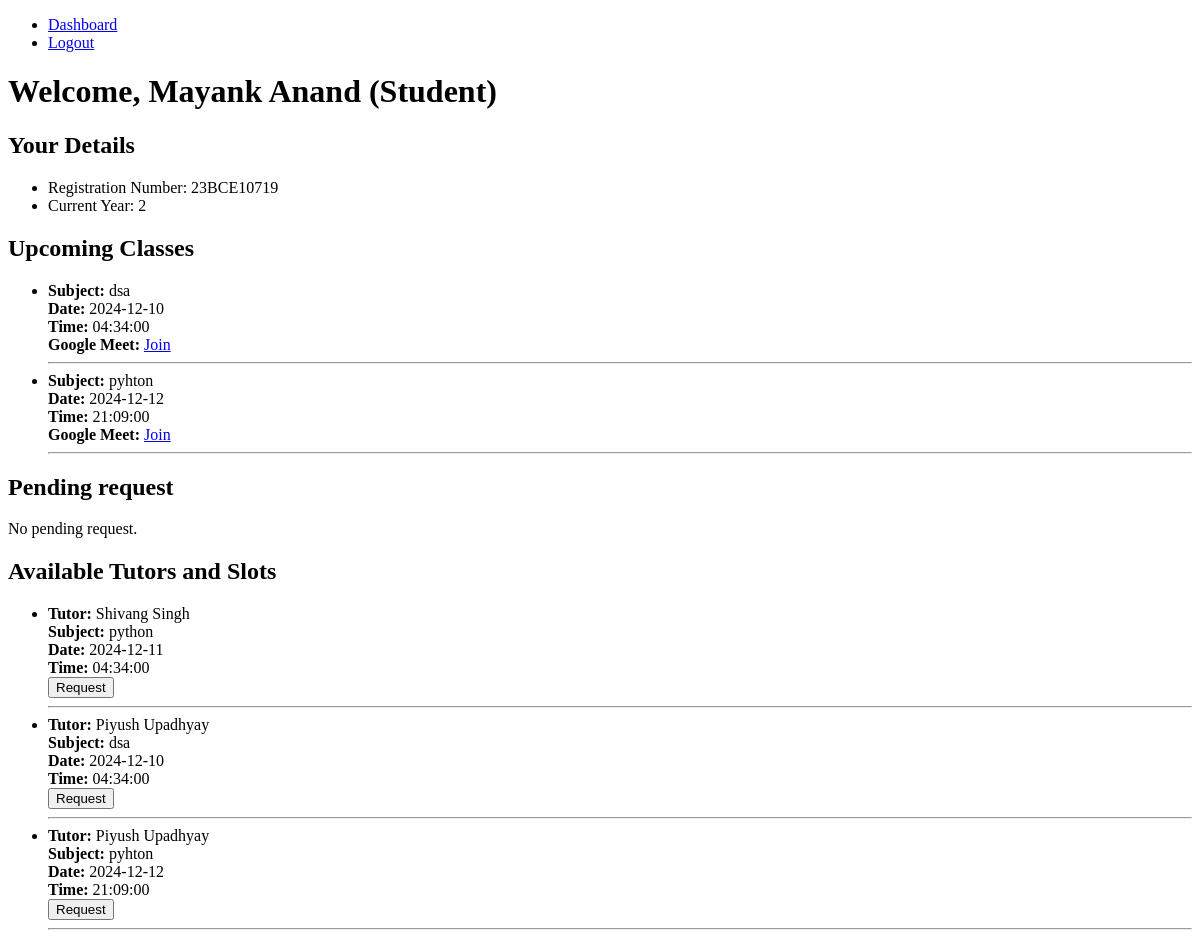
The page /dashboard (signed in) on the database as committed earlier.
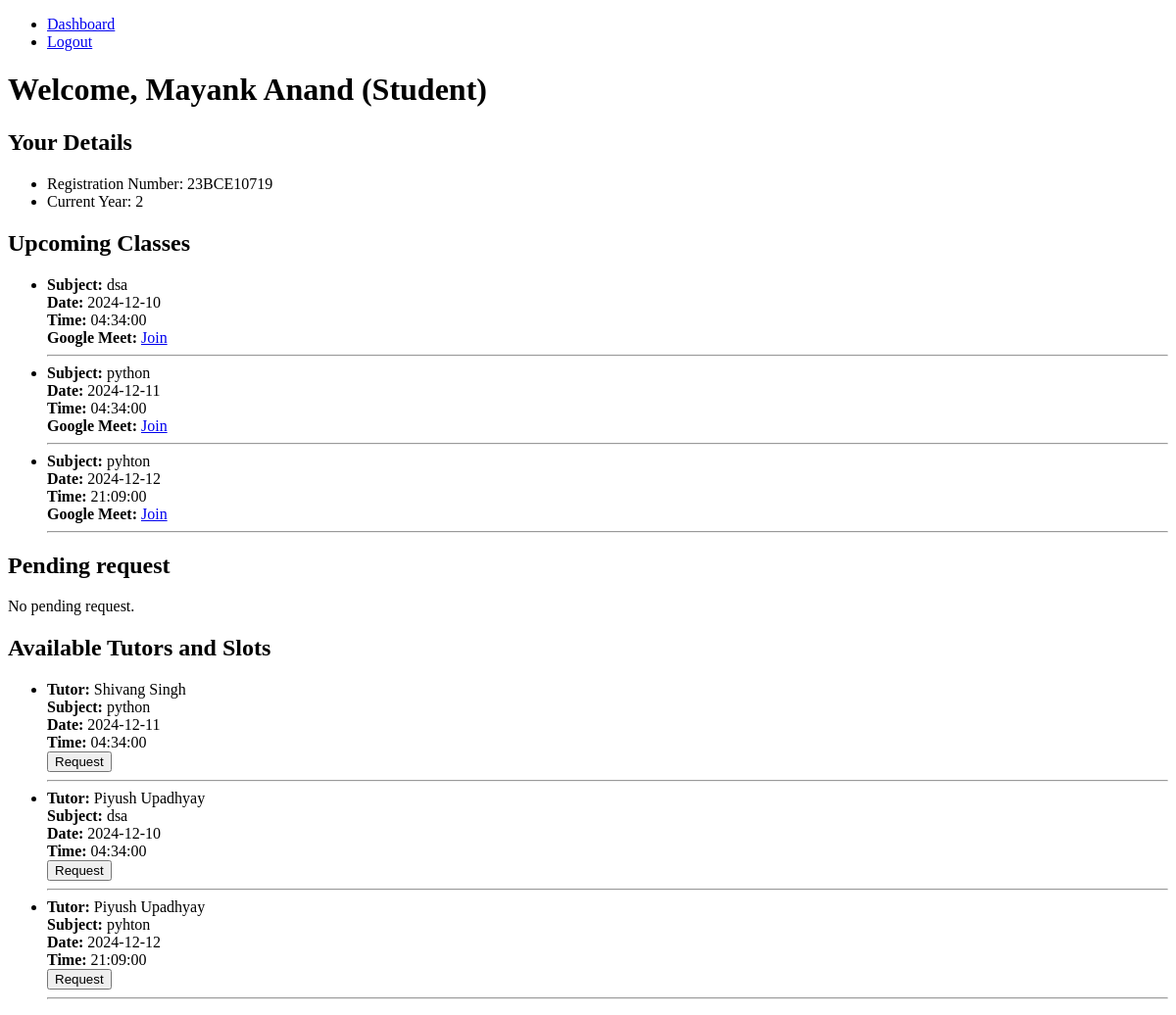
The same page on the database as committed later.
### models.py (models this page shows)
class User(db.Model):
    __tablename__ = "users"
    registration_number = db.Column(db.String(20), primary_key=True)
    name = db.Column(db.String(100), nullable=False)
    email = db.Column(db.String(100), nullable=False)
    password_hash = db.Column(db.Text, nullable=False)
    role = db.Column(
        db.Enum("student", "tutor", "admin", name="user_roles"), nullable=False
    )
    created_at = db.Column(db.DateTime, default=datetime.utcnow)
    student = db.relationship("Student", back_populates="user", uselist=False)
    tutor = db.relationship("Tutor", back_populates="user", uselist=False)

class Student(db.Model):
    __tablename__ = "students"
    registration_number = db.Column(
        db.String(20), db.ForeignKey("users.registration_number"), primary_key=True
    )
    current_year = db.Column(db.Integer, nullable=False)
    id_card = db.Column(db.Text, nullable=False)
    user = db.relationship("User", back_populates="student")
    requests = db.relationship("Request", back_populates="student")
    reviews = db.relationship("Review", back_populates="student")

class Request(db.Model):
    __tablename__ = "requests"
    id = db.Column(db.Integer, primary_key=True)
    slot_id = db.Column(db.Integer, db.ForeignKey("slots.id"), nullable=False)
    student_registration_number = db.Column(
        db.String(20), db.ForeignKey("students.registration_number"), nullable=False
    )
    status = db.Column(
        db.Enum("pending", "accepted", "rejected", name="request_status"),
        default="pending",
    )
    request_date = db.Column(db.DateTime, default=datetime.utcnow)
    slot = db.relationship("Slot", back_populates="requests")
    student = db.relationship("Student", back_populates="requests")

class Slot(db.Model):
    __tablename__ = "slots"
    id = db.Column(db.Integer, primary_key=True)
    tutor_registration_number = db.Column(
        db.String(20), db.ForeignKey("tutors.registration_number"), nullable=False
    )
    subject = db.Column(db.String(100), nullable=False)
    date = db.Column(db.Date, nullable=False)
    time = db.Column(db.Time, nullable=False)
    gmeet_link = db.Column(db.String(255), nullable=True)
    created_at = db.Column(db.DateTime, default=datetime.utcnow)
    tutor = db.relationship("Tutor", back_populates="slots")
    requests = db.relationship("Request", back_populates="slot")
    reviews = db.relationship("Review", back_populates="slot")

### controllers.py (the view)
@app.route("/dashboard", methods=["GET", "POST"])
@auth_required
def dashboard():
    user = User.query.get(session["user_id"])
    if user.role == "tutor":
        tutor = Tutor.query.filter_by(
            registration_number=user.registration_number
        ).first()
        slots = Slot.query.filter_by(
            tutor_registration_number=tutor.registration_number
        ).all()
        requests = (
            Request.query.join(Slot)
            .filter(Slot.tutor_registration_number == tutor.registration_number)
            .all()
        )
        return render_template(
            "tutor.html", user=user, tutor=tutor, slots=slots, requests=requests
        )
    elif user.role == "student":
        student = Student.query.filter_by(
            registration_number=user.registration_number
        ).first()
        slots = (
            db.session.query(
                Slot.id,
                Slot.subject,
                Slot.date,
                Slot.time,
                Tutor.registration_number,
                User.name.label("tutor_name"),
            )
            .join(Tutor, Slot.tutor_registration_number == Tutor.registration_number)
            .join(User, User.registration_number == Tutor.registration_number)
            .all()
        )
        upcoming = (
            Request.query.join(Slot)
            .filter(
                Request.student_registration_number == user.registration_number,
                Request.status == "accepted",
            )
            .all()
        )
        pending = (
            Request.query.join(Slot)
            .filter(
                Request.student_registration_number == user.registration_number,
                Request.status == "pending",
            )
            .all()
        )
        return render_template(
            "student.html",
            user=user,
            student=student,
            slots=slots,
            upcoming=upcoming,
            pending=pending,
        )
    elif user.role == "admin":
        tutors = Tutor.query.all()
        students = Student.query.all()
        return render_template("admin.html", user=user, tutors=tutors, students=students)

### controllers.py (called while the page is built)
def auth_required(func):
    @wraps(func)
    def inner(*args, **kwargs):
        if "user_id" in session:
            return func(*args, **kwargs)
        else:
            flash("Please login to continue")
            return redirect(url_for("home"))
    return inner

### templates/student.html
{% extends "base.html" %} {% block title %}Student Dashboard{% endblock %} {%
block content %}
<h1>Welcome, {{ user.name }} (Student)</h1>
<section>
  <h2>Your Details</h2>
  <ul>
    <li>Registration Number: {{ user.registration_number }}</li>
    <li>Current Year: {{ student.current_year }}</li>
  </ul>
</section>
<section>
  <h2>Upcoming Classes</h2>
  {% if upcoming and upcoming|length > 0 %}
  <ul>
    {% for request in upcoming %}
    <li>
      <strong>Subject:</strong> {{ request.slot.subject }} <br />
      <strong>Date:</strong> {{ request.slot.date }} <br />
      <strong>Time:</strong> {{ request.slot.time }} <br />
      <strong>Google Meet:</strong>
      <a href="{{ request.slot.gmeet_link }}" target="_blank">Join</a>
    </li>
    <hr />
    {% endfor %}
  </ul>
  {% else %}
  <p>No upcoming classes scheduled.</p>
  {% endif %}
</section>
<section>
  <h2>Pending request</h2>
  {% if pending and pending|length > 0 %}
  <ul>
    {% for request in pending %}
    <li>
      <strong>Subject:</strong> {{ request.slot.subject }} <br />
      <strong>Date:</strong> {{ request.slot.date }} <br />
      <strong>Time:</strong> {{ request.slot.time }} <br />
    </li>
    <hr />
    {% endfor %}
  </ul>
  {% else %}
  <p>No pending request.</p>
  {% endif %}
</section>
<section>
  <h2>Available Tutors and Slots</h2>
  {% if slots and slots|length > 0 %}
  <ul>
    {% for slot in slots %}
    <li>
      <strong>Tutor:</strong> {{ slot.tutor_name }} <br />
      <strong>Subject:</strong> {{ slot.subject }} <br />
      <strong>Date:</strong> {{ slot.date }} <br />
      <strong>Time:</strong> {{ slot.time }} <br />
      {% set is_requested = False %} {% for request in pending %} {% if
      request.slot_id == slot.id %} {% set is_requested = True %} {% endif %} {%
      endfor %} {% if is_requested %}
      <p><em>Request Pending</em></p>
      {% else %}
      <form action="/request_slot/{{ slot.id }}" method="POST">
        <button type="submit">Request</button>
      </form>
      {% endif %}
    </li>
    <hr />
    {% endfor %}
  </ul>
  {% else %}
  <p>No tutors or slots available at the moment. Please check back later!</p>
  {% endif %}
</section>
{% endblock %}

### templates/base.html (shortened to what this page needs)
<!DOCTYPE html>
<html lang="en">
  <head>
  </head>
  <body>
    <header>
      <nav>
        <ul>
          <li><a href="{{ url_for('dashboard') }}">Dashboard</a></li>
          <li><a href="{{ url_for('logout') }}">Logout</a></li>
        </ul>
      </nav>
    </header>
    <main>
      {% block content %} Role-specific content will be inserted here {%
      endblock %}
    </main>
  </body>
</html>

Rows that differ between the two databases and show on the page:
now on this page (row edited): Request: slot.subject "python", slot "2024-12-11", slot.time "04:34:00"
